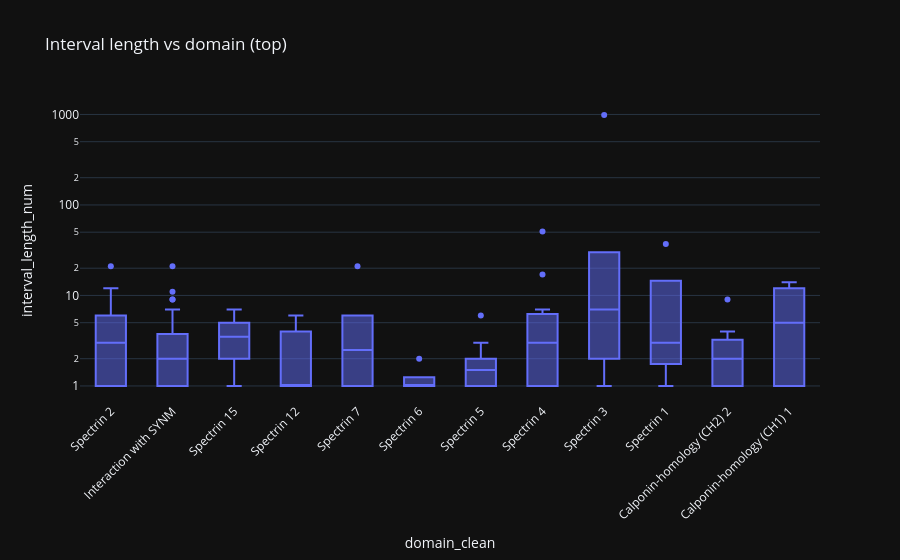

The notebook cell saved with this chart:
### Markdown cell above
## 8. 📊 interval_length vs domain

### Code cell
top = d['domain_clean'].value_counts().head(12).index
tmp = d[d['domain_clean'].isin(top)][['domain_clean', 'interval_length_num']].dropna()
fig = px.box(tmp, x='domain_clean', y='interval_length_num', points='outliers', title='Interval length vs domain (top)')
fig.update_xaxes(tickangle=-45)
fig.update_yaxes(type='log')
fig.show()

### Figure 1 — Plotly figure (JSON) as saved in the notebook; plotly's stock layout.template omitted (floating-point values rounded to 4 significant figures)
{"data": [{"alignmentgroup": "True", "boxpoints": "outliers", "hovertemplate": "domain_clean=%{x}<br>interval_length_num=%{y}<extra></extra>", "legendgroup": "", "marker": {"color": "#636efa"}, "name": "", "notched": false, "offsetgroup": "", "orientation": "v", "showlegend": false, "x": ["Spectrin 2", "Interaction with SYNM", "Interaction with SYNM", "Interaction with SYNM", "Interaction with SYNM", "Interaction with SYNM", "Interaction with SYNM", "Interaction with SYNM", "Interaction with SYNM", "Interaction with SYNM", "Interaction with SYNM", "Interaction with SYNM", "Interaction with SYNM", "Interaction with SYNM", "Interaction with SYNM", "Interaction with SYNM", "Interaction with SYNM", "Interaction with SYNM", "Interaction with SYNM", "Interaction with SYNM", "Interaction with SYNM", "Interaction with SYNM", "Interaction with SYNM", "Interaction with SYNM", "Spectrin 15", "Spectrin 15", "Spectrin 15", "Spectrin 15", "Spectrin 15", "Spectrin 15", "Spectrin 12", "Spectrin 12", "Spectrin 12", "Spectrin 12", "Spectrin 12", "Spectrin 12", "Spectrin 12", "Spectrin 12", "Spectrin 12", "Spectrin 12", "Interaction with SYNM", "Interaction with SYNM", "Interaction with SYNM", "Interaction with SYNM", "Spectrin 7", "Spectrin 7", "Spectrin 7", "Spectrin 7", "Spectrin 7", "Spectrin 7", "Spectrin 6", "Spectrin 6", "Spectrin 6", "Spectrin 6", "Spectrin 6", "Spectrin 5", "Spectrin 5", "Spectrin 5", "Spectrin 5", "Spectrin 5", "Spectrin 5", "Spectrin 5", "Spectrin 5", "Spectrin 5", "Spectrin 5", "Spectrin 4", "Spectrin 4", "Spectrin 4", "Spectrin 4", "Spectrin 4", "Spectrin 4", "Spectrin 4", "Spectrin 4", "Spectrin 4", "Spectrin 4", "Spectrin 4", "Spectrin 3", "Spectrin 3", "Spectrin 3", "Spectrin 3", "Spectrin 3", "Spectrin 3", "Spectrin 2", "Spectrin 2", "Spectrin 2", "Spectrin 2", "Spectrin 2", "Spectrin 2", "Spectrin 2", "Spectrin 2", "Spectrin 1", "Spectrin 1", "Spectrin 1", "Spectrin 1", "Spectrin 1", "Calponin-homology (CH2) 2", "Calponin-homology (CH2) 2", "Calponin-homology (CH2) 2", "Calponin-homology (CH2) 2", "Calponin-homology (CH2) 2", "Calponin-homology (CH2) 2", "Calponin-homology (CH2) 2", "Calponin-homology (CH2) 2", "Calponin-homology (CH2) 2", "Calponin-homology (CH1) 1", "Calponin-homology (CH1) 1", "Calponin-homology (CH1) 1", "Calponin-homology (CH1) 1", "Calponin-homology (CH1) 1", "Calponin-homology (CH1) 1"], "x0": " ", "xaxis": "x", "y": [12.0, 3.0, 2.0, 2.0, 2.0, 21.0, 1.0, 9.0, 9.0, 1.0, 1.0, 4.0, 1.0, 3.0, 1.0, 11.0, 7.0, 1.0, 1.0, 3.0, 3.0, 3.0, 7.0, 1.0, 7.0, 1.0, 2.0, 5.0, 4.0, 3.0, 3.0, 1.0, 1.0, 6.0, 1.0, 1.0, 1.0, 1.0, 5.0, 4.0, 1.0, 1.0, 3.0, 1.0, 21.0, 1.0, 4.0, 1.0, 1.0, 6.0, 1.0, 1.0, 1.0, 1.0, 2.0, 3.0, 1.0, 1.0, 1.0, 1.0, 2.0, 1.0, 6.0, 2.0, 2.0, 1.0, 3.0, 1.0, 7.0, 1.0, 51.0, 1.0, 3.0, 17.0, 4.0, 1.0, 10.0, 985.0, 4.0, 1.0, 2.0, 30.0, 1.0, 3.0, 1.0, 2.0, 21.0, 4.0, 1.0, 3.0, 1.0, 37.0, 3.0, 7.0, 2.0, 1.0, 4.0, 2.0, 9.0, 3.0, 1.0, 1.0, 2.0, 1.0, 12.0, 1.0, 6.0, 1.0, 14.0, 4.0], "y0": " ", "yaxis": "y", "type": "box"}], "layout": {"xaxis": {"anchor": "y", "domain": [0.0, 1.0], "title": {"text": "domain_clean"}, "tickangle": -45}, "yaxis": {"anchor": "x", "domain": [0.0, 1.0], "title": {"text": "interval_length_num"}, "type": "log"}, "legend": {"tracegroupgap": 0}, "title": {"text": "Interval length vs domain (top)"}, "boxmode": "group"}}
